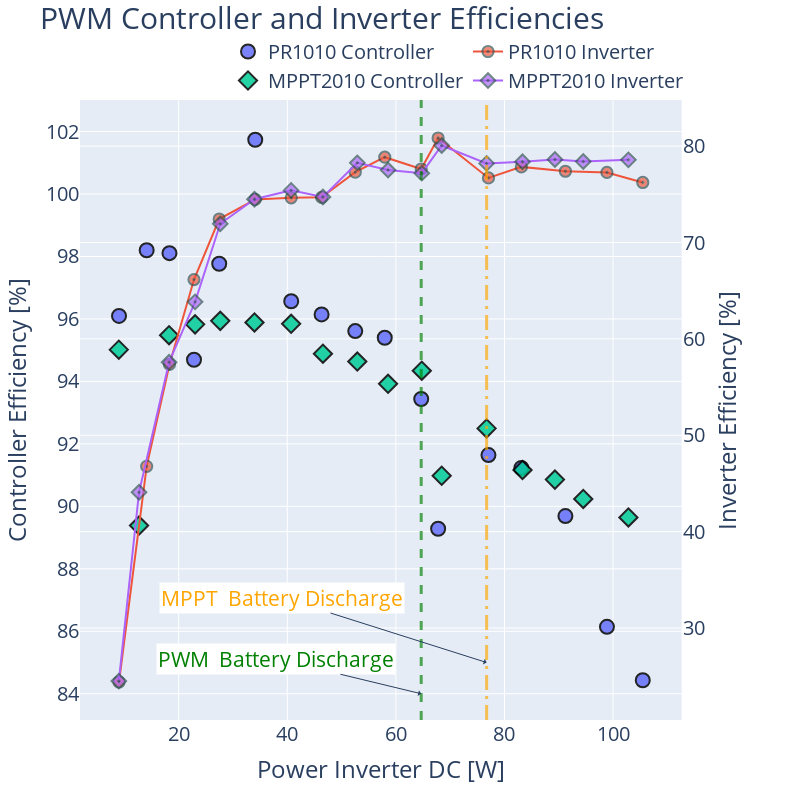

Notebook code cell kept with this figure:
### Code cell
# Get index of the first point where power_batt < 0
pwm_switch_index = dfpwm[dfpwm['power_batt'] < 0].index[0]
marker_size = 14

dfmppt = dfmppt.reset_index(drop=True)
mppt_switch_index = dfmppt[dfmppt['power_batt'] < 0].index[0]

marker_opacity = 0.85

# For pwm controller, plot with subplots
# x-axis: power_inv_dc
# y-axis left (primary): efficiency_controller
# y-axis right (secondary): efficiency_inverter
# Create a vertical line through first point where power_batt < 0

fig = sp.make_subplots(specs=[[{"secondary_y": True}]])
# fig = go.Figure()
fig.add_trace(go.Scatter(x=dfpwm['power_inv_dc'], y=dfpwm['efficiency_controller'], name='PR1010 Controller', mode='markers',marker=dict(size=marker_size, symbol='circle', line=dict(width=2, color='black'), opacity = marker_opacity)), secondary_y=False)
fig.add_trace(go.Scatter(x=dfpwm['power_inv_dc'], y=dfpwm['efficiency_inverter'], name='PR1010 Inverter', mode='lines+markers', marker=dict(size=marker_size*0.8, symbol='circle-dot', line=dict(width=2, color='DarkSlateGray'), opacity = marker_opacity*0.8)), secondary_y=True)
fig.add_vline(x=dfpwm['power_inv_dc'].iloc[pwm_switch_index], line_width=3, line_dash="dash", line_color="green", opacity=0.66)

fig.add_trace(go.Scatter(x=dfmppt['power_inv_dc'], y=dfmppt['efficiency_controller'], name='MPPT2010 Controller', mode='markers', marker=dict(size=marker_size, symbol='diamond', line=dict(width=2, color='black'), opacity = marker_opacity)), secondary_y=False)
fig.add_trace(go.Scatter(x=dfmppt['power_inv_dc'], y=dfmppt['efficiency_inverter'], name='MPPT2010 Inverter', mode='lines+markers', marker=dict(size=marker_size*0.8, symbol='diamond-dot', line=dict(width=2, color='DarkSlateGray'), opacity = marker_opacity*0.8)), secondary_y=True)
fig.add_vline(x=dfmppt['power_inv_dc'].iloc[mppt_switch_index], line_width=3, line_dash="longdashdot", line_color="orange", opacity=0.66)


fig.update_layout(title='PWM Controller and Inverter Efficiencies', xaxis_title='Power Inverter DC [W]', yaxis_title='Efficiency [%]')
fig.update_yaxes(title_text="Controller Efficiency [%]", secondary_y=False)
fig.update_yaxes(title_text="Inverter Efficiency [%]", secondary_y=True)
# Update font to 20
fig.update_layout(font=dict(size=20))
# Update font of title to 30
fig.update_layout(title_font=dict(size=30))

# Update size to 800x800
fig.update_layout(width=800,height=800)
# Move legend to top right
fig.update_layout(legend=dict(
    orientation="h",
    yanchor="bottom",
    y=1.0,
    xanchor="right",
    x=0.95
))
# Update title
fig.update_layout(title=dict(y=0.99))
# Add outline to legend
# fig.update_layout(legend=dict(
#     bordercolor="Black",
#     borderwidth=1
# ))
# Show the plot

# Annotate the vertical lines with texts MPPT or PWM and the power at which the switch occurs
fig.add_annotation(x=dfpwm['power_inv_dc'].iloc[pwm_switch_index], y=0.84*100, text="PWM \nBattery Discharge", showarrow=True, arrowhead=1, ax=-145, ay=-35, font=dict(size=21, color='green'), bgcolor='white')
fig.add_annotation(x=dfmppt['power_inv_dc'].iloc[mppt_switch_index], y=0.85*100, text="MPPT \nBattery Discharge", showarrow=True, arrowhead=1, ax=-205, ay=-65, font=dict(size=21, color='orange'), bgcolor='white')

fig.show()

### Figure 1 — Plotly figure (JSON) as saved in the notebook; plotly's stock layout.template omitted (floating-point values rounded to 4 significant figures)
{"data": [{"marker": {"line": {"color": "black", "width": 2}, "opacity": 0.85, "size": 14, "symbol": "circle"}, "mode": "markers", "name": "PR1010 Controller", "type": "scatter", "x": [9.018, 14.11, 18.31, 22.82, 27.47, 34.1, 40.73, 46.32, 52.52, 57.95, 64.67, 67.78, 77.05, 83.11, 91.22, 98.87, 105.5], "xaxis": "x", "y": [96.1, 98.2, 98.11, 94.69, 97.77, 101.7, 96.57, 96.14, 95.61, 95.4, 93.44, 89.28, 91.64, 91.23, 89.69, 86.14, 84.43], "yaxis": "y"}, {"marker": {"line": {"color": "DarkSlateGray", "width": 2}, "opacity": 0.68, "size": 11.2, "symbol": "circle-dot"}, "mode": "lines+markers", "name": "PR1010 Inverter", "type": "scatter", "x": [9.018, 14.11, 18.31, 22.82, 27.47, 34.1, 40.73, 46.32, 52.52, 57.95, 64.67, 67.78, 77.05, 83.11, 91.22, 98.87, 105.5], "xaxis": "x", "y": [24.4, 46.78, 57.35, 66.16, 72.44, 74.48, 74.64, 74.69, 77.3, 78.86, 77.63, 80.85, 76.7, 77.85, 77.39, 77.27, 76.23], "yaxis": "y2"}, {"marker": {"line": {"color": "black", "width": 2}, "opacity": 0.85, "size": 14, "symbol": "diamond"}, "mode": "markers", "name": "MPPT2010 Controller", "type": "scatter", "x": [8.983, 12.7, 18.24, 23.02, 27.66, 33.96, 40.71, 46.57, 52.89, 58.56, 64.77, 68.44, 76.71, 83.32, 89.29, 94.51, 102.8], "xaxis": "x", "y": [95.02, 89.38, 95.48, 95.83, 95.94, 95.89, 95.84, 94.89, 94.64, 93.92, 94.34, 90.98, 92.5, 91.16, 90.86, 90.24, 89.65], "yaxis": "y"}, {"marker": {"line": {"color": "DarkSlateGray", "width": 2}, "opacity": 0.68, "size": 11.2, "symbol": "diamond-dot"}, "mode": "lines+markers", "name": "MPPT2010 Inverter", "type": "scatter", "x": [8.983, 12.7, 18.24, 23.02, 27.66, 33.96, 40.71, 46.57, 52.89, 58.56, 64.77, 68.44, 76.71, 83.32, 89.29, 94.51, 102.8], "xaxis": "x", "y": [24.49, 44.08, 57.58, 63.85, 71.94, 74.49, 75.41, 74.73, 78.27, 77.53, 77.2, 80.07, 78.21, 78.38, 78.62, 78.41, 78.58], "yaxis": "y2"}], "layout": {"annotations": [{"arrowhead": 1, "ax": -145, "ay": -35, "bgcolor": "white", "font": {"color": "green", "size": 21}, "showarrow": true, "text": "PWM \nBattery Discharge", "x": 64.67, "y": 84}, {"arrowhead": 1, "ax": -205, "ay": -65, "bgcolor": "white", "font": {"color": "orange", "size": 21}, "showarrow": true, "text": "MPPT \nBattery Discharge", "x": 76.71, "y": 85}], "font": {"size": 20}, "height": 800, "legend": {"orientation": "h", "x": 0.95, "xanchor": "right", "y": 1, "yanchor": "bottom"}, "shapes": [{"line": {"color": "green", "dash": "dash", "width": 3}, "opacity": 0.66, "type": "line", "x0": 64.67, "x1": 64.67, "xref": "x", "y0": 0, "y1": 1, "yref": "y domain"}, {"line": {"color": "orange", "dash": "longdashdot", "width": 3}, "opacity": 0.66, "type": "line", "x0": 76.71, "x1": 76.71, "xref": "x", "y0": 0, "y1": 1, "yref": "y domain"}], "title": {"font": {"size": 30}, "text": "PWM Controller and Inverter Efficiencies", "y": 0.99}, "width": 800, "xaxis": {"anchor": "y", "domain": [0, 0.94], "title": {"text": "Power Inverter DC [W]"}}, "yaxis": {"anchor": "x", "domain": [0, 1], "title": {"text": "Controller Efficiency [%]"}}, "yaxis2": {"anchor": "x", "overlaying": "y", "side": "right", "title": {"text": "Inverter Efficiency [%]"}}}}
